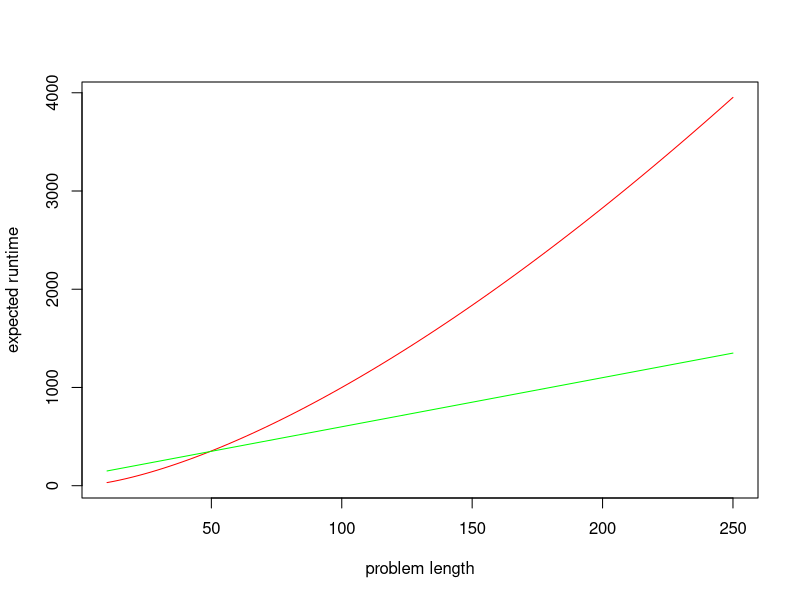

The R source for this figure:
## ---- chunk 1
x = seq(10, 250)
y = x^1.5
poly = function(x, a) {
  return(x^a)
}

plot(x, y, type="n", ylab="expected runtime", xlab="problem length")
curve(poly(x, 1.5), col="red", type="l", add=T)
curve(100 + 5 * poly(x, 1), col="green", type="l", add=T)
